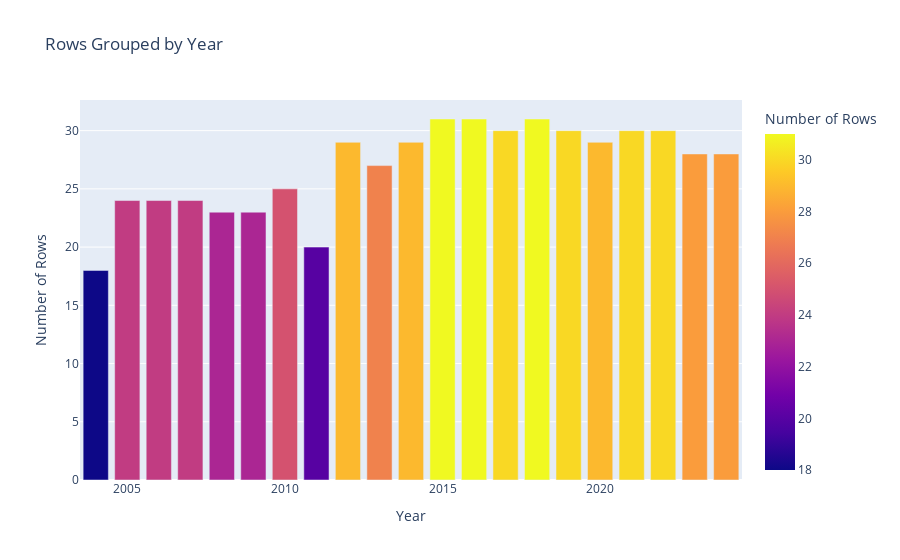

Notebook cell for this chart:
### Code cell
# Load your dataset (replace 'your_file.csv' with the actual file path)
df = data.copy()

# Group by 'Year' and count the number of rows
grouped_df = df['Year'].value_counts().reset_index()
grouped_df.columns = ['Year', 'Count']

# Create a bar chart
fig = px.bar(grouped_df, x='Year', y='Count', title='Rows Grouped by Year', 
             labels={'Year': 'Year', 'Count': 'Number of Rows'},
             color='Count')

# Show the plot
fig.show()

### Figure 1 — Plotly figure (JSON) as saved in the notebook; plotly's stock layout.template omitted (floating-point values rounded to 4 significant figures)
{"data": [{"hovertemplate": "Year=%{x}<br>Number of Rows=%{marker.color}<extra></extra>", "legendgroup": "", "marker": {"color": [31, 31, 31, 30, 30, 30, 30, 29, 29, 29, 28, 28, 27, 25, 24, 24, 24, 23, 23, 20, 18], "coloraxis": "coloraxis", "pattern": {"shape": ""}}, "name": "", "orientation": "v", "showlegend": false, "textposition": "auto", "type": "bar", "x": [2018, 2016, 2015, 2021, 2022, 2017, 2019, 2020, 2014, 2012, 2024, 2023, 2013, 2010, 2005, 2006, 2007, 2009, 2008, 2011, 2004], "xaxis": "x", "y": [31, 31, 31, 30, 30, 30, 30, 29, 29, 29, 28, 28, 27, 25, 24, 24, 24, 23, 23, 20, 18], "yaxis": "y"}], "layout": {"barmode": "relative", "coloraxis": {"colorbar": {"title": {"text": "Number of Rows"}}, "colorscale": [[0, "#0d0887"], [0.1111, "#46039f"], [0.2222, "#7201a8"], [0.3333, "#9c179e"], [0.4444, "#bd3786"], [0.5556, "#d8576b"], [0.6667, "#ed7953"], [0.7778, "#fb9f3a"], [0.8889, "#fdca26"], [1, "#f0f921"]]}, "legend": {"tracegroupgap": 0}, "title": {"text": "Rows Grouped by Year"}, "xaxis": {"anchor": "y", "domain": [0, 1], "title": {"text": "Year"}}, "yaxis": {"anchor": "x", "domain": [0, 1], "title": {"text": "Number of Rows"}}}}
